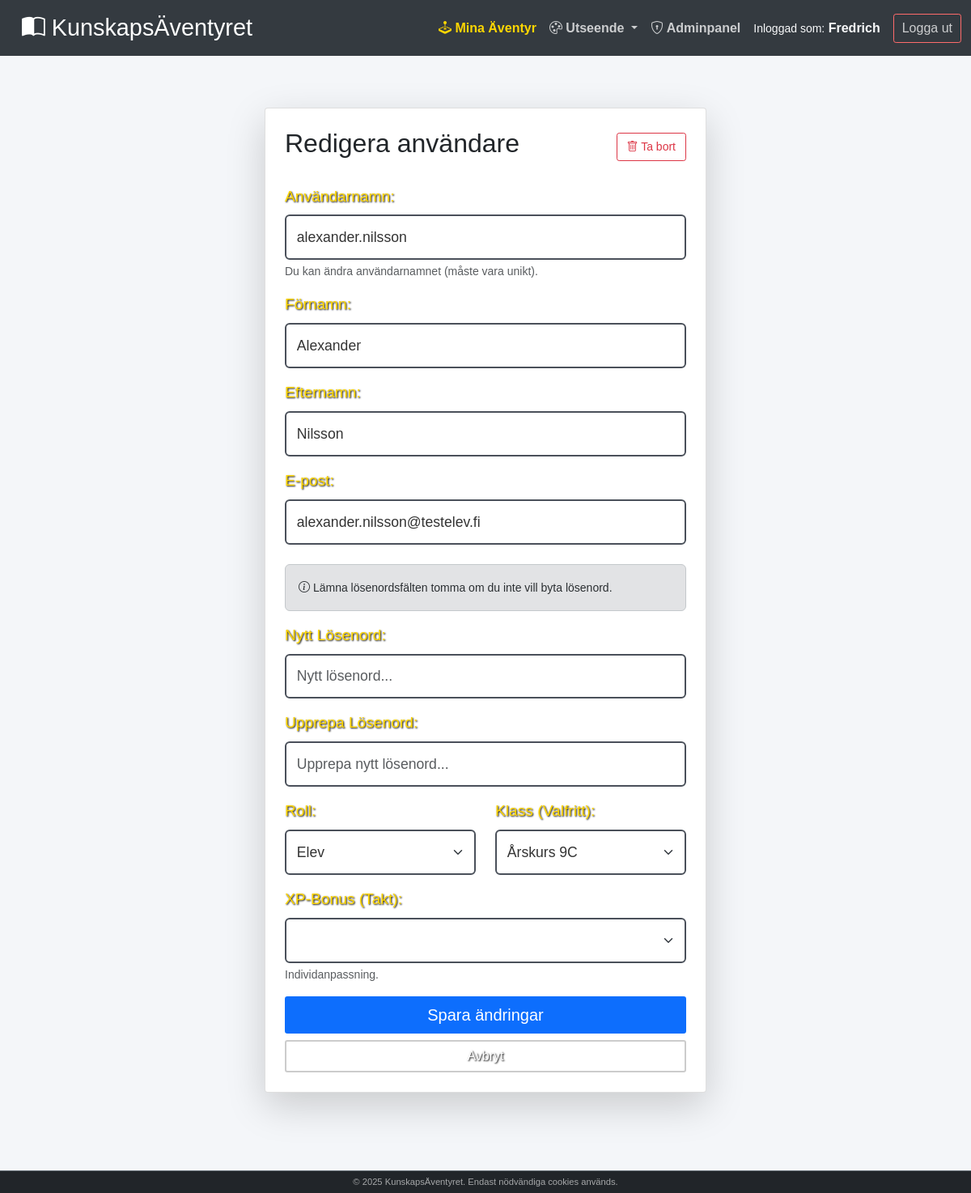
/edit-user.php?uid=27 (signed in), run on an earlier commit of the app's database.
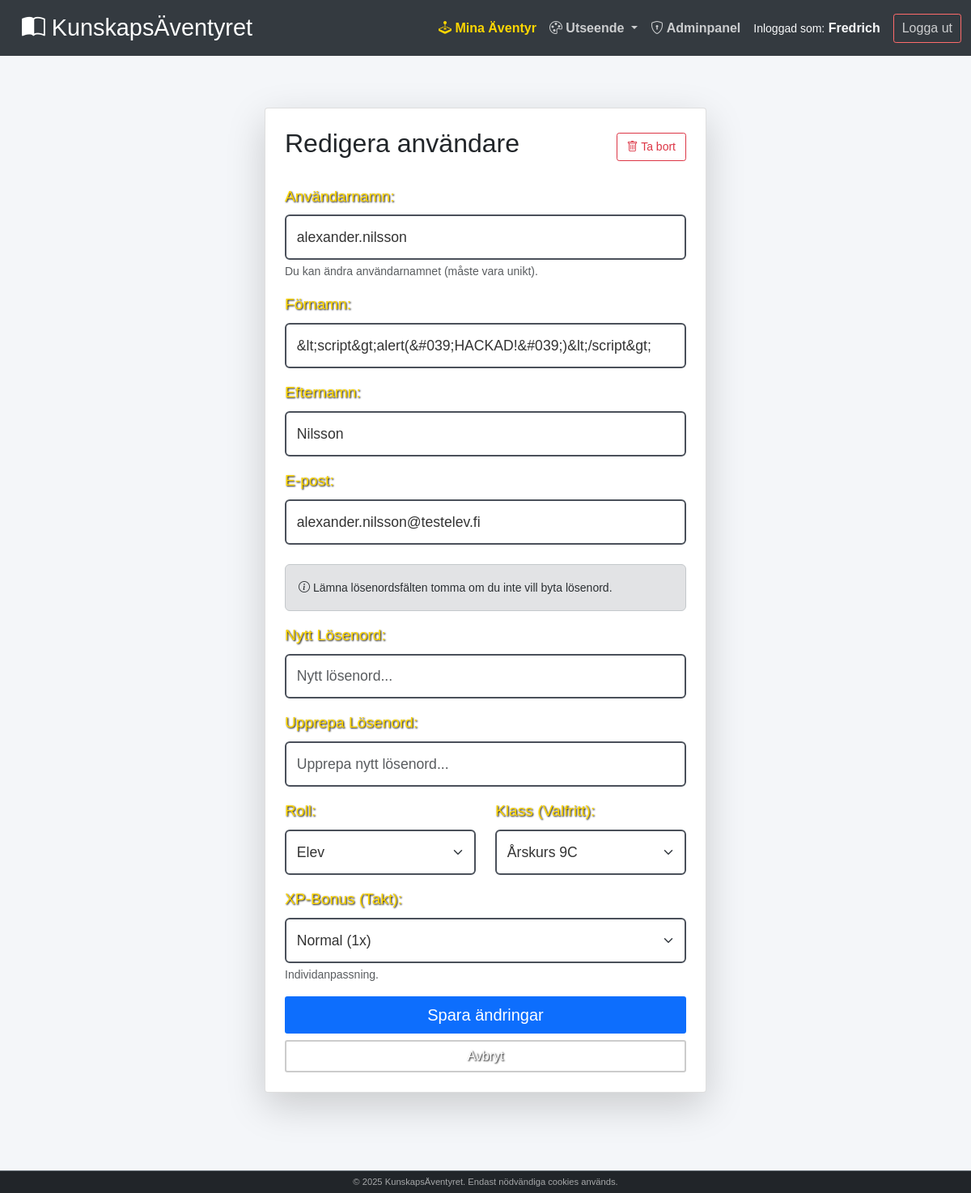
And on a later commit of the database.
### tables this page shows
CREATE TABLE `users` (
  `u_id` int NOT NULL,
  `u_name` varchar(255) NOT NULL,
  `u_fname` varchar(255) NOT NULL,
  `u_lname` varchar(255) NOT NULL,
  `u_email` varchar(255) NOT NULL,
  `u_password` varchar(255) NOT NULL,
  `u_lastlogin` datetime DEFAULT NULL,
  `u_created` timestamp NOT NULL DEFAULT CURRENT_TIMESTAMP ON UPDATE CURRENT_TIMESTAMP,
  `u_isactive` tinyint(1) NOT NULL,
  `u_role_fk` int NOT NULL,
  `u_xp` int NOT NULL DEFAULT '0' COMMENT 'Total XP',
  `u_level` int NOT NULL DEFAULT '1' COMMENT 'Nuvarande nivå',
  `u_class_fk` int DEFAULT NULL,
  `u_progress_speed_fk` int NOT NULL DEFAULT '1',
  `u_theme` varchar(50) NOT NULL DEFAULT 'default'
);

CREATE TABLE `roles` (
  `r_id` int NOT NULL,
  `r_name` varchar(255) NOT NULL,
  `r_level` int NOT NULL
);

CREATE TABLE `classes` (
  `c_id` int NOT NULL,
  `c_name` varchar(255) NOT NULL,
  `c_progress_speed_fk` int DEFAULT NULL,
  `c_teacher_fk` int DEFAULT NULL
);

CREATE TABLE `progress_speeds` (
  `ps_id` int NOT NULL,
  `ps_name` varchar(255) NOT NULL,
  `ps_multiplier` float NOT NULL DEFAULT '1'
);

### include/config.php (called while the page is built, shortened)
<?php
$host = '127.0.0.1';
$db   = 'utbildningsportal';
$user = 'root';
$pass = '';
$charset = 'utf8mb4';
$dsn = "mysql:host=$host;dbname=$db;charset=$charset";
$options = [
    PDO::ATTR_ERRMODE => PDO::ERRMODE_EXCEPTION,
    PDO::ATTR_DEFAULT_FETCH_MODE => PDO::FETCH_ASSOC,
    PDO::ATTR_EMULATE_PREPARES => false,
];
try {
    $pdo = new PDO($dsn, $user, $pass, $options);
} catch (\PDOException $e) {
    die("Databasfel: Kunde inte ansluta.");
}
require_once "include/class_user.php";
require_once "include/class_school.php";
$user_obj = new User($pdo);
$school_obj = new School($pdo);
?>

### include/class_user.php (called while the page is built, shortened)
<?php
class User {
    public $pdo;
    public function __construct($pdo, $username = 'Guest', $role_level = 0) {
        $this->pdo = $pdo;
    }
    public function selectUserInfo($userId) {
        try {
            $stmt = $this->pdo->prepare("SELECT * FROM users WHERE u_id = ?");
            $stmt->execute([$userId]);
            $user = $stmt->fetch(PDO::FETCH_ASSOC);
            if ($user) {
                return ['success' => true, 'data' => $user];
            } else {
                return ['success' => false, 'error' => 'Ingen användare med ID ' . $userId . ' hittades.'];
            }
        } catch (Exception $e) {
            return ['success' => false, 'error' => 'Databasfel: ' . $e->getMessage()];
        }
    }
}
?>

### include/class_school.php (called while the page is built, shortened)
<?php
class School {
    private $pdo;
    public function __construct($pdo) {
        $this->pdo = $pdo;
    }
    public function getAllClasses() {
        try {
            $sql = "SELECT c.*, u.u_name AS teacher_name,
                    (SELECT COUNT(*) FROM users WHERE u_class_fk = c.c_id) as student_count
                    FROM classes c
                    LEFT JOIN users u ON c.c_teacher_fk = u.u_id
                    ORDER BY c.c_name ASC";
            $stmt = $this->pdo->query($sql);
            return $stmt->fetchAll();
        } catch (PDOException $e) { return []; }
    }
}
?>

### edit-user.php (the view, shortened to what the changed rows need)
<?php
require_once "include/header.php";
$allUserRoles = $pdo->query("SELECT * FROM roles")->fetchAll();
$allProgressSpeeds = $pdo->query("SELECT * FROM progress_speeds ORDER BY ps_id ASC")->fetchAll();
$allClasses = $school_obj->getAllClasses();
if (isset($_GET['uid'])) {
    $userId = $_GET['uid'];
    $userInfoResult = $user_obj->selectUserInfo($userId);
    if ($userInfoResult['success']) {
        $currentUserInfo = $userInfoResult['data'];
    } else {
        die("Användaren hittades inte.");
    }
} else {
    header("Location: admin_dashboard.php");
    exit;
}
?>
<div class="container mt-5 mb-5">
    <div class="row justify-content-center">
        <div class="col-md-6">
            <div class="card shadow-lg p-4">
                <div class="d-flex justify-content-between align-items-center mb-4">
                    <h2>Redigera användare</h2>
                </div>
                <form action="" method="POST">
                    <div class="mb-3">
                        <label for="uname" class="form-label">Användarnamn:</label>
                        <input type="text" id="uname" name="uname" class="form-control" value="<?= htmlspecialchars($currentUserInfo['u_name']) ?>" required>
                        <div class="form-text">Du kan ändra användarnamnet (måste vara unikt).</div>
                    </div>
                    <div class="mb-3">
                        <label for="ufname" class="form-label">Förnamn:</label>
                        <input type="text" id="ufname" name="ufname" class="form-control" value="<?= htmlspecialchars($currentUserInfo['u_fname']) ?>" required>
                    </div>
                    <div class="mb-3">
                        <label for="ulname" class="form-label">Efternamn:</label>
                        <input type="text" id="ulname" name="ulname" class="form-control" value="<?= htmlspecialchars($currentUserInfo['u_lname']) ?>" required>
                    </div>
                    <div class="mb-3">
                        <label for="umail" class="form-label">E-post:</label>
                        <input type="email" id="umail" name="umail" class="form-control" value="<?= htmlspecialchars($currentUserInfo['u_email']) ?>" required>
                    </div>
                    <div class="row">
                        <div class="col-md-6 mb-3">
                            <label for="urole" class="form-label">Roll:</label>
                            <select id="urole" name="urole" class="form-select" required>
                                <?php foreach($allUserRoles as $role): ?>
                                    <option value="<?= $role['r_id'] ?>" <?= ($role['r_id'] == $currentUserInfo['u_role_fk']) ? 'selected' : '' ?>>
                                        <?= $role['r_name'] ?>
                                    </option>
                                <?php endforeach; ?>
                            </select>
                        </div>
                        <div class="col-md-6 mb-3">
                            <label for="uclass" class="form-label">Klass (Valfritt):</label>
                            <select id="uclass" name="uclass" class="form-select">
                                <?php foreach ($allClasses as $c): ?>
                                    <option value="<?= $c['c_id'] ?>" <?= ($c['c_id'] == $currentUserInfo['u_class_fk']) ? 'selected' : '' ?>>
                                        <?= htmlspecialchars($c['c_name']) ?>
                                    </option>
                                <?php endforeach; ?>
                            </select>
                        </div>
                    </div>
                    <div class="mb-3">
                         <label for="uspeed" class="form-label">XP-Bonus (Takt):</label>
                         <select id="uspeed" name="uspeed" class="form-select">
                             <?php foreach($allProgressSpeeds as $speed): ?>
                                 <option value="<?= $speed['ps_id'] ?>" <?= ($speed['ps_id'] == $currentUserInfo['u_progress_speed_fk']) ? 'selected' : '' ?>>
                                     <?= $speed['ps_name'] ?> (<?= $speed['ps_multiplier'] ?>x)
                                 </option>
                             <?php endforeach; ?>
                         </select>
                         <div class="form-text small">Individanpassning.</div>
                    </div>
                </form>
            </div>
        </div>
    </div>
</div>
<?php require_once "include/footer.php"; ?>

What changed in the data, as far as the page shows it:
changed users "alexander.nilsson": ufname "Alexander" → "&lt;script&gt;alert(&#039;HACKAD!&#039;)&lt;/script&gt;"; uspeed (not shown) → "Normal (1x)"
